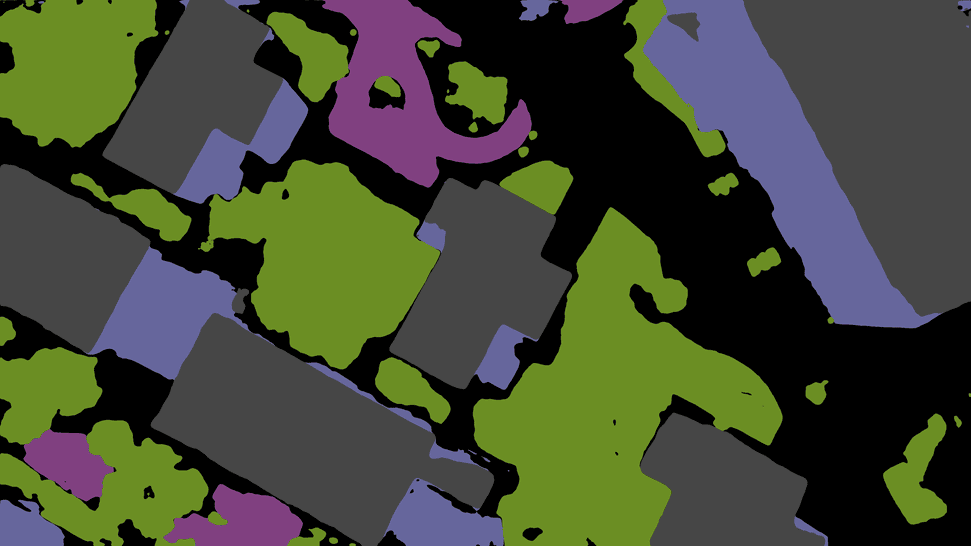
#> input picture TamplateMatching/data/map/check map/002701_971.png, 971 x 546 px
$ python tamplateMatching_with_angle_BF.py --big_map 'data/map/check map/002701_971.png' --template 'data/map/check map/003690_1081.png'
#> lines starting #> are read from the running program, lines starting #| are printed output that depends on the picture; after the words box and inside, x2 and y2 are one past the last pixel; in counts of white or black regions, pixels touching at a corner belong together
#!/usr/bin/env python3
"""
Rotated Template Matching for Drone Image on a Big Map

Assumptions:
  - The big image (e.g., a semantic segmentation map) is 4K.
  - The small drone image is known to be a crop from the big image with dimensions:
      height = 620 pixels, width = 1100 pixels.
  - The drone image might be rotated with respect to the big image.
  - This script iterates over a set of rotation angles, performing template matching
    for each rotated template, and then selects the best match.

Usage:
    python rotatedTemplateMatching.py --big_map "path/to/big_map.png" --template "path/to/drone_image.png"
"""

import cv2
import numpy as np
import argparse
import sys

def parse_args():
    parser = argparse.ArgumentParser(
        description="Rotated Template Matching for Drone Image on a Big Map")
    parser.add_argument('--big_map', required=True, help='Path to the big image (4K).')
    parser.add_argument('--template', required=True, help='Path to the drone image (crop, 620x1100).')
    parser.add_argument('--angle_range', type=float, default=20.0,
                        help='Maximum rotation angle (in degrees) to try in each direction. Default is 20.')
    parser.add_argument('--angle_step', type=float, default=2.0,
                        help='Step (in degrees) for rotation search. Default is 2.')
    parser.add_argument('--method', default='TM_SQDIFF_NORMED',
                        help='Template matching method. Options: TM_CCOEFF, TM_CCOEFF_NORMED, TM_CCORR, TM_CCORR_NORMED, TM_SQDIFF, TM_SQDIFF_NORMED.')
    return parser.parse_args()

def get_matching_method(method_name):
    methods = {
        'TM_CCOEFF': cv2.TM_CCOEFF,
        'TM_CCOEFF_NORMED': cv2.TM_CCOEFF_NORMED,
        'TM_CCORR': cv2.TM_CCORR,
        'TM_CCORR_NORMED': cv2.TM_CCORR_NORMED,
        'TM_SQDIFF': cv2.TM_SQDIFF,
        'TM_SQDIFF_NORMED': cv2.TM_SQDIFF_NORMED
    }
    if method_name not in methods:
        print(f"Method {method_name} not recognized. Falling back to TM_SQDIFF_NORMED.")
        return cv2.TM_SQDIFF_NORMED
    return methods[method_name]

def rotate_image(image, angle):
    """Rotate image around its center."""
    (h, w) = image.shape[:2]
    center = (w // 2, h // 2)
    M = cv2.getRotationMatrix2D(center, angle, 1.0)
    # Use border mode to avoid black corners (could use cv2.BORDER_REPLICATE, etc.)
    rotated = cv2.warpAffine(image, M, (w, h), flags=cv2.INTER_LINEAR, borderMode=cv2.BORDER_REFLECT)
    return rotated

def main():
    args = parse_args()

    # Load images
    big_img = cv2.imread(args.big_map, cv2.IMREAD_COLOR)
#> big_img is the input picture: shape (546, 971, 3); mean B, G, R 53.5, 72.3, 66.4
    template = cv2.imread(args.template, cv2.IMREAD_COLOR)
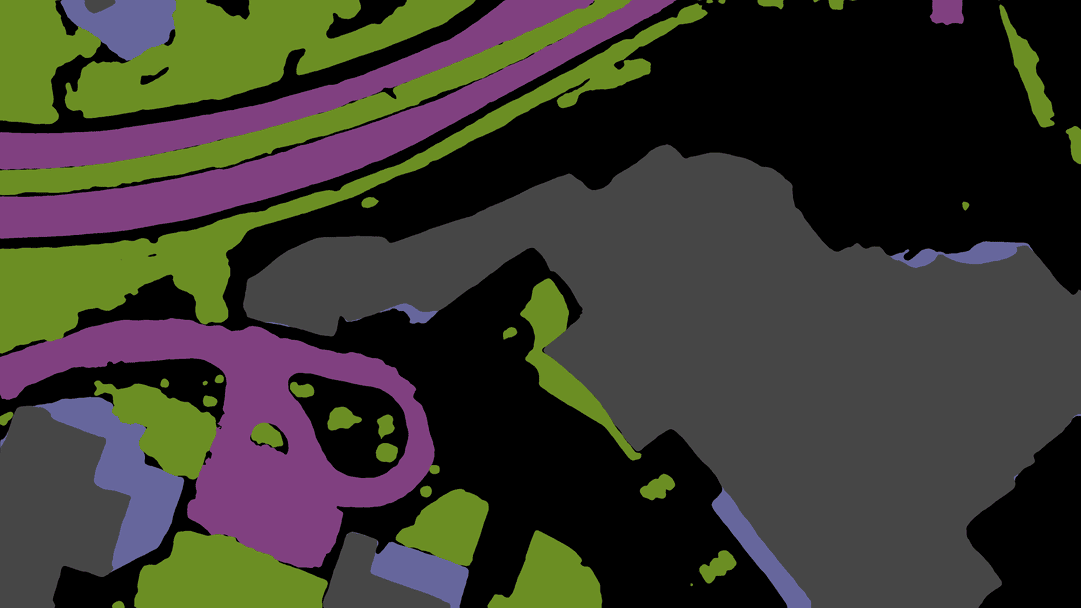
#> input picture TamplateMatching/data/map/check map/003690_1081.png, 1081 x 608 px
#> template is the input picture: shape (608, 1081, 3); mean B, G, R 48.2, 56.5, 58.5

    if big_img is None:
        print(f"Error: Could not load big map image from {args.big_map}")
        sys.exit(1)
    if template is None:
        print(f"Error: Could not load template image from {args.template}")
        sys.exit(1)

    # Debug: print image sizes
    print("Big image shape:", big_img.shape)
#| Big image shape: (546, 971, 3)
    print("Drone image shape:", template.shape)
#| Drone image shape: (608, 1081, 3)

    # Optionally verify the template size is as expected:
    expected_h, expected_w = 620, 1100
    tem_h, tem_w = template.shape[:2]
#> tem_h = 608; tem_w = 1081
    if (tem_h, tem_w) != (expected_h, expected_w):
        print(f"Warning: Expected template size ({expected_h}x{expected_w}), but got ({tem_h}x{tem_w}).")
#| Warning: Expected template size (620x1100), but got (608x1081).

    # Convert big image to grayscale (and template as well) for matching.
    big_gray = cv2.cvtColor(big_img, cv2.COLOR_BGR2GRAY)
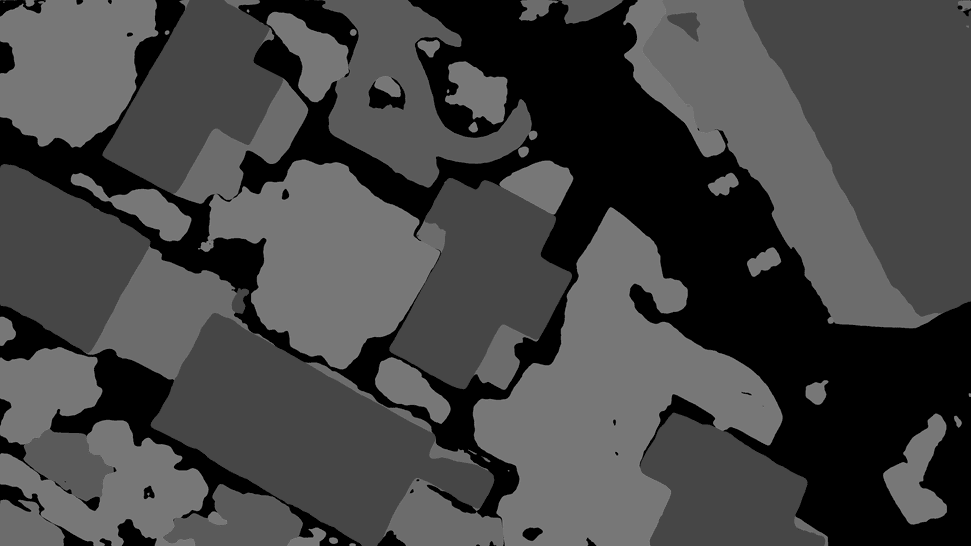
#> big_gray: shape (546, 971); min 0, max 127, mean 68.3
    template_gray = cv2.cvtColor(template, cv2.COLOR_BGR2GRAY)

    # Prepare matching method
    method = get_matching_method(args.method)

    # Define angle search range (from -angle_range to +angle_range)
    angle_range = args.angle_range
    angle_step = args.angle_step
    angles = np.arange(-angle_range, angle_range+angle_step, angle_step)

    best_score = None
    best_angle = None
    best_loc = None
    best_result = None
    best_template = None

    for angle in angles:
        # Rotate the template by the current angle.
        rotated_template = rotate_image(template_gray, angle)
        # Note: if the rotated image remains the same size, parts of the image might be cut off.
        # If needed, one can compute a bounding rectangle that fully contains the rotated image.
        res = cv2.matchTemplate(big_gray, rotated_template, method)
        min_val, max_val, min_loc, max_loc = cv2.minMaxLoc(res)

        # For TM_SQDIFF_NORMED, a lower value is better.
        score = min_val if method in [cv2.TM_SQDIFF, cv2.TM_SQDIFF_NORMED] else max_val

        if best_score is None or (method in [cv2.TM_SQDIFF, cv2.TM_SQDIFF_NORMED] and score < best_score) \
           or (method not in [cv2.TM_SQDIFF, cv2.TM_SQDIFF_NORMED] and score > best_score):
            best_score = score
            best_angle = angle
            best_loc = min_loc if method in [cv2.TM_SQDIFF, cv2.TM_SQDIFF_NORMED] else max_loc
            best_result = res.copy()
            best_template = rotated_template.copy()
#> this loop made 21 passes
#> (min_val, max_val, max_loc, score, best_score, best_loc) on passes 1, 17, 18, 19, 20, 21: (0.709, 0.807, (110, 59), 0.709, 0.709, (13, 0)), (0.691, 0.762, (96, 5), 0.691, 0.691, (18, 62)), (0.686, 0.756, (110, 20), 0.686, 0.686, (0, 62)), (0.676, 0.754, (105, 0), 0.676, 0.676, (0, 62)), (0.662, 0.772, (67, 0), 0.662, 0.662, (0, 62)), (0.653, 0.775, (69, 0), 0.653, 0.653, (0, 62))
#> (min_val, max_val, min_loc, max_loc, score) on passes 2 to 7: (0.723, 0.812, (6, 7), (108, 60), 0.723), (0.743, 0.8, (0, 17), (106, 62), 0.743), (0.755, 0.797, (0, 34), (110, 23), 0.755), (0.765, 0.799, (0, 62), (110, 16), 0.765), (0.768, 0.8, (0, 62), (25, 26), 0.768), (0.765, 0.806, (0, 4), (45, 46), 0.765)
#> pass 1, in main, `res = cv2.matchTemplate(big_gray, rotated_template, method)`:
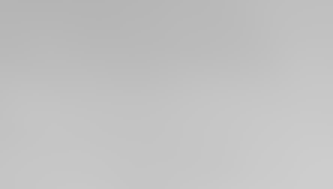
#> res: shape (63, 111) float32 (shown 3 times larger); min 0.709, max 0.807, mean 0.759
#> pass 2, in rotate_image (call 2), `rotated = cv2.warpAffine(image, M, (w, h), flags=cv2.INTER_LINEAR, bor..`:
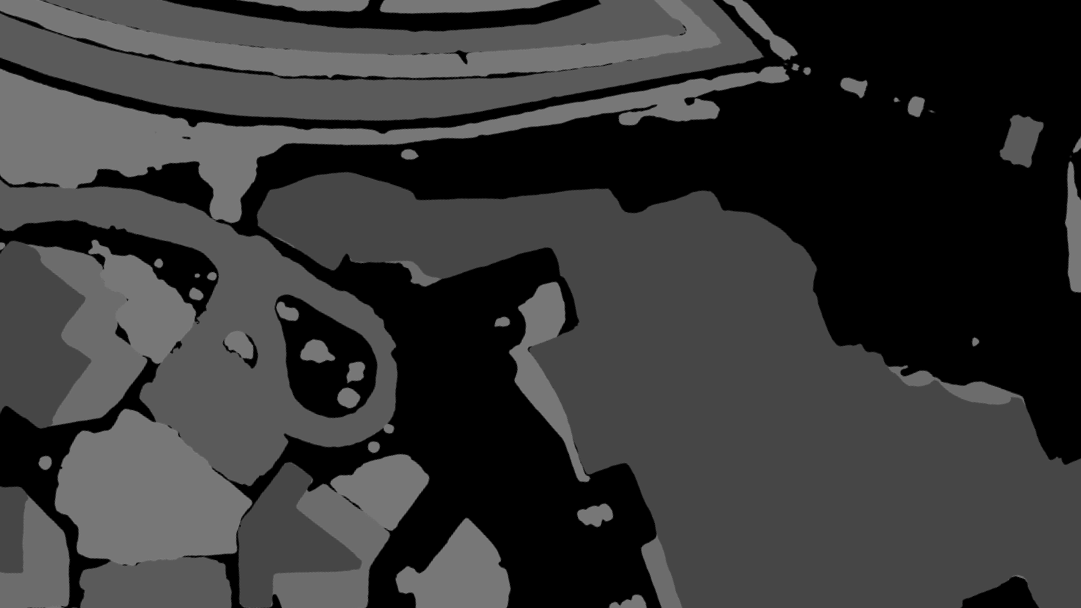
#> rotated: shape (608, 1081); min 0, max 126, mean 54.7
#> after the loop:
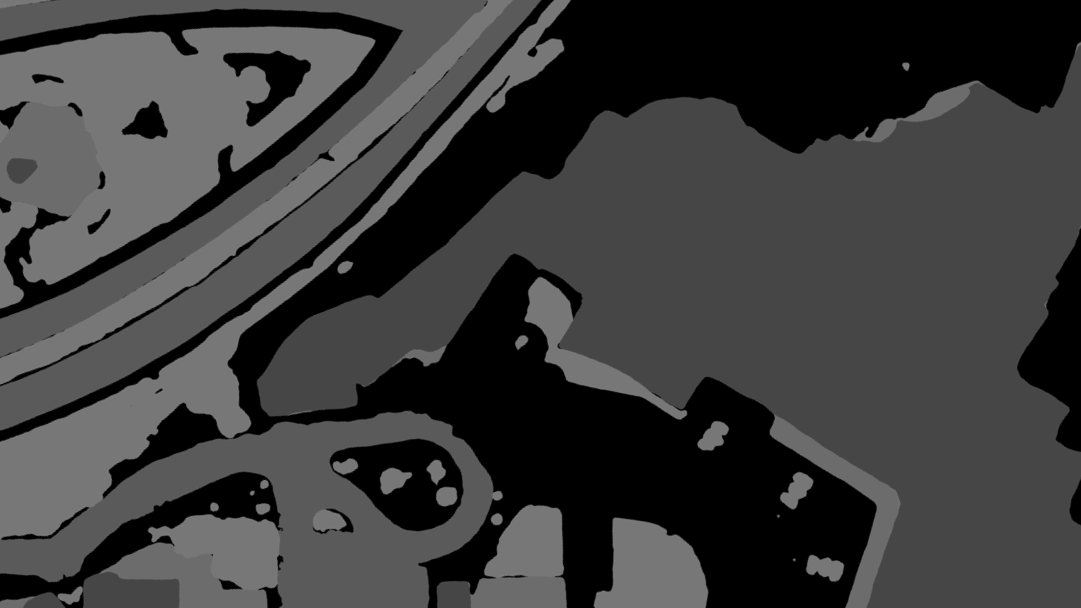
#> best_template: shape (608, 1081); min 0, max 126, mean 59.4
#> after the loop, best_angle = 20; best_score = 0.653

    print(f"Best match found at angle {best_angle:.2f} degrees with score {best_score:.4f}.")
#| Best match found at angle 20.00 degrees with score 0.6534.
    # Determine bottom-right coordinate using the dimensions of the (rotated) template.
    tem_h, tem_w = best_template.shape
    bottom_right = (best_loc[0] + tem_w, best_loc[1] + tem_h)
#> bottom_right = (1081, 670)

    # Draw the rectangle on a copy of the big image.
    result_img = big_img.copy()
    cv2.rectangle(result_img, best_loc, bottom_right, (0, 255, 0), 3)
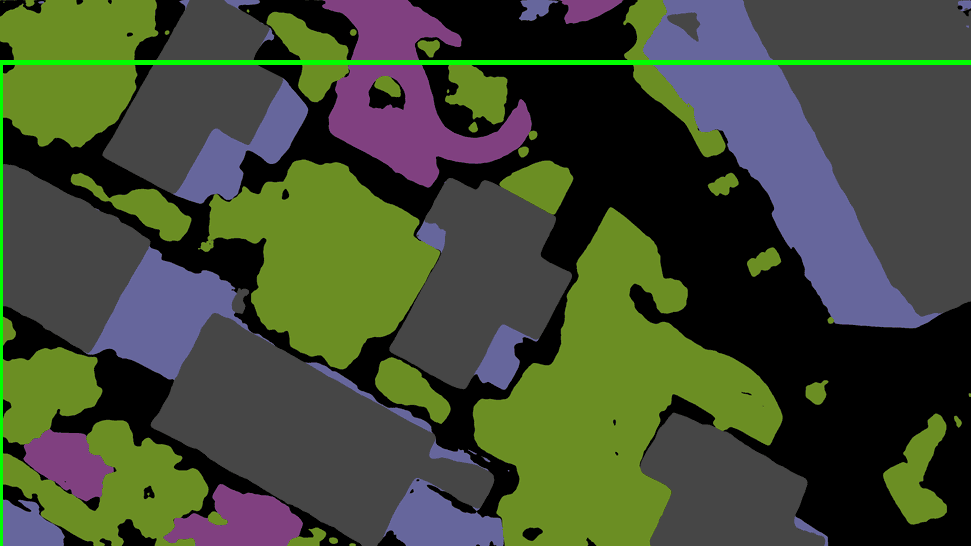
#> result_img: shape (546, 971, 3); 1.19% of pixels changed, all inside (x1, y1, x2, y2) = (0, 60, 971, 546)

    # Display the matching result.
    cv2.namedWindow("Big Map with Detected Region", cv2.WINDOW_NORMAL)
    cv2.imshow("Big Map with Detected Region", result_img)

    cv2.namedWindow("Best Rotated Template", cv2.WINDOW_NORMAL)
    cv2.imshow("Best Rotated Template", best_template)

    cv2.namedWindow("Matching Score Map", cv2.WINDOW_NORMAL)
    cv2.imshow("Matching Score Map", best_result / best_result.max())  # normalize for visualization
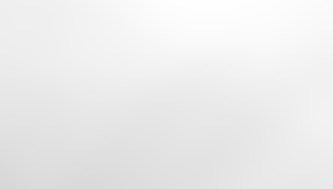
#> window 'Matching Score Map': shape (63, 111) float32 (shown 3 times larger); min 0.843, max 1, mean 0.928

    print("Press any key in one of the image windows to exit.")
    cv2.waitKey(0)
    cv2.destroyAllWindows()

if __name__ == '__main__':
    main()
